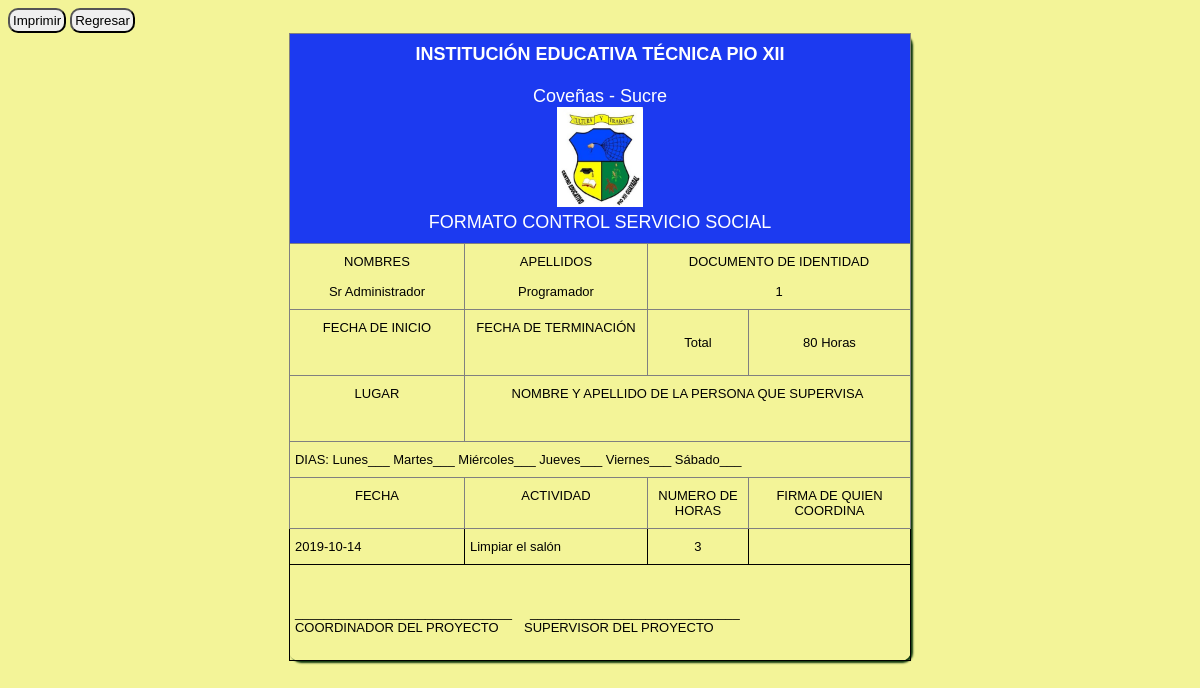
/alumno/imprimir.php (signed in), run on the app's committed database.
### tables this page shows
CREATE TABLE `detalleoferta` (
  `idDetalle` int(11) NOT NULL,
  `idAlumno` int(11) NOT NULL,
  `idActividad` int(11) NOT NULL,
  `realizado` smallint(6) NOT NULL
);

CREATE TABLE `oferta` (
  `idActividad` int(11) NOT NULL,
  `tipoActividad` varchar(30) NOT NULL,
  `nombreActividad` varchar(100) NOT NULL,
  `descripcion` varchar(500) NOT NULL,
  `horasCant` int(11) NOT NULL,
  `fecha` date NOT NULL,
  `hora` time NOT NULL,
  `lugar` varchar(50) NOT NULL,
  `alumnosCant` int(11) NOT NULL,
  `contador` int(11) NOT NULL,
  `idProfesor` int(11) NOT NULL
);

### alumno/imprimir.php (the view, shortened to what this page needs)
<?php
  include '../conexion.php';
?>
<!DOCTYPE html>
<html lang="es">
<head>
  <link rel="stylesheet" type="text/css" href="../css/estilos.css">
</head>
<body>
  <input type="button" value="Imprimir" onClick="window.print()">
  <a href="informes.php"><input type="button" value="Regresar"></a>
  <center><table class="tg" style="undefined;table-layout: fixed; width: 621px">
<colgroup>
<col style="width: 175px">
<col style="width: 183px">
<col style="width: 101px">
<col style="width: 162px">
</colgroup>
  <tr>
    <th class="tg-fv77" colspan="4"><span style="font-weight:bold">INSTITUCIÓN EDUCATIVA TÉCNICA PIO XII</span><br><br>Coveñas - Sucre <br> <img src="../img/escudo.jpg" height="100px"> <br> FORMATO CONTROL SERVICIO SOCIAL<br></th>
  </tr>
  <tr>
    <td class="tg-c3ow">NOMBRES<br> <br> <?php echo $_SESSION['nombre'];?></td>
    <td class="tg-c3ow">APELLIDOS<br> <br> <?php echo $_SESSION['apellido'];?></td>
    <td class="tg-c3ow" colspan="2">DOCUMENTO DE IDENTIDAD<br> <br> <?php echo $_SESSION['id'];?></td>
  </tr>
  <tr>
    <td class="tg-c3ow">FECHA DE INICIO<br><br><br> </td>
    <td class="tg-c3ow">FECHA DE TERMINACIÓN<br><br><br></td>
    <td class="tg-c3ow"><br>Total</td>
    <td class="tg-c3ow"><br>80 Horas<br></td>
  </tr>
  <tr>
    <td class="tg-c3ow">LUGAR<br><br><br></td>
    <td class="tg-c3ow" colspan="3">NOMBRE Y APELLIDO DE LA PERSONA QUE SUPERVISA<br><br><br></td>
  </tr>
  <tr>
    <td class="tg-0pky" colspan="4">DIAS:    Lunes___  Martes___  Miércoles___  Jueves___  Viernes___ Sábado___<br></td>
  </tr>
  <tr>
    <td class="tg-c3ow">FECHA<br></td>
    <td class="tg-c3ow">ACTIVIDAD</td>
    <td class="tg-c3ow">NUMERO DE HORAS<br></td>
    <td class="tg-c3ow">FIRMA DE QUIEN COORDINA<br></td>
  </tr>
  <?php
        $sql="SELECT * FROM detalleoferta INNER JOIN oferta ON detalleoferta.idActividad = oferta.idActividad INNER JOIN profesor ON oferta.idProfesor = profesor.idProfesor WHERE idAlumno='$_SESSION[id]' AND detalleoferta.realizado = 1";
        $resultado = mysqli_query($conexion, $sql);
        while($datos=mysqli_fetch_array($resultado)){
      ?>
      <tr>
        <td>  <?php echo $datos['fecha'] ?>         </td>
        <td>  <?php echo $datos['nombreActividad'] ?>     </td>
        <td>  <center><?php echo $datos['horasCant']; ?></center> </td>
        <td></td>
      </tr>
      <?php
        }
      ?>
      <tr>
        <td colspan="4"> <br><br> ______________________________ &nbsp &nbsp _____________________________<br>
          <font size="2px">COORDINADOR DEL PROYECTO &nbsp &nbsp &nbsp SUPERVISOR DEL PROYECTO <BR> <BR>
        </td>
      </tr>
</table>
</body>
</html>

### css/estilos.css (style rules this page uses)
a:link { text-decoration: none; }
a { text-decoration: none; }
body { background-color: #F3F498; }
input { border-radius: 10px; padding: 3px; }
table { border-radius: 10px; box-shadow: 2px 2px 2px 0px #0F370E; }
th { background-color: #1C3AF0; color: white; padding-left: 6px; padding-right: 6px; }
td { font-family: verdana; }
.tg { border-collapse:collapse; border-spacing:0; }
.tg td { font-family:Arial, sans-serif; font-size:13px; padding:10px 5px; border-style:solid; border-width:1px; overflow:hidden; word-break:normal; border-color:black; }
.tg th { font-family:Arial, sans-serif; font-size:13px; font-weight:normal; padding:10px 5px; border-style:solid; border-width:1px; overflow:hidden; word-break:normal; border-color:black; }
.tg .tg-c3ow { border-color:inherit; text-align:center; vertical-align:top }
.tg .tg-fv77 { font-size:18px; font-family:"Arial Black", Gadget, sans-serif !important; border-color:inherit; text-align:center; vertical-align:top }
.tg .tg-0pky { border-color:inherit; text-align:left; vertical-align:top }

### data on the page
detalleoferta: idActividad.fecha "2019-10-14", idActividad.nombreActividad "Limpiar el salón", idActividad.horasCant "3"

### other printed values
$_SESSION['nombre'] "Sr Administrador"
$_SESSION['apellido'] "Programador"
$_SESSION['id'] "1"
